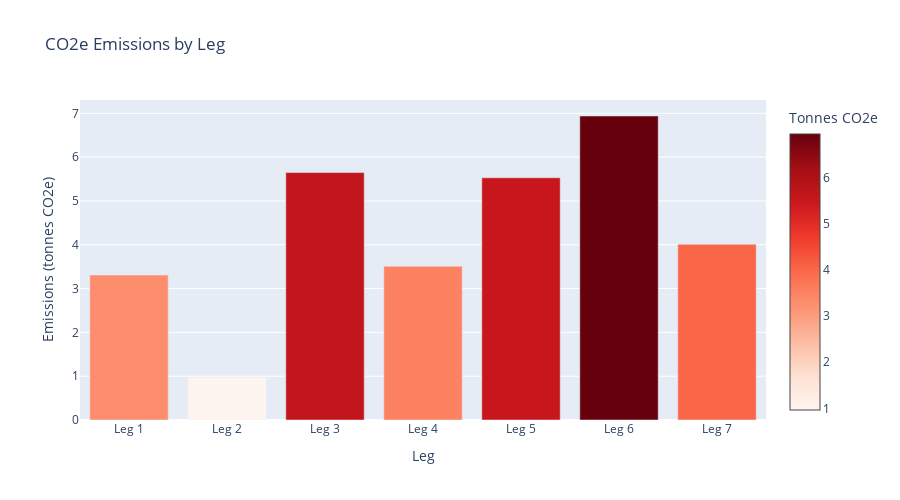

Write notebook code for a chart like this one.
### Markdown cell above
## 6. Emissions Heatmap

### Code cell
# Calculate emissions
emissions_params = DEFAULT_EMISSIONS_PARAMS
emissions_data = []

for leg in legs:
    emissions = calculate_leg_emissions(leg, params['num_trucks'], emissions_params)
    emissions_data.append(emissions.total_co2e_kg / 1000)  # Convert to tonnes

# Create heatmap-style bar chart
fig = go.Figure(data=[
    go.Bar(
        x=leg_names,
        y=emissions_data,
        marker=dict(
            color=emissions_data,
            colorscale='Reds',
            showscale=True,
            colorbar=dict(title="Tonnes CO2e")
        ),
        hovertemplate='<b>%{x}</b><br>Emissions: %{y:.2f} tonnes CO2e<extra></extra>'
    )
])

fig.update_layout(
    title='CO2e Emissions by Leg',
    xaxis_title='Leg',
    yaxis_title='Emissions (tonnes CO2e)',
    height=500,
    showlegend=False
)

fig.show()

### Figure 1 — Plotly figure (JSON) as saved in the notebook; plotly's stock layout.template omitted (floating-point values rounded to 4 significant figures)
{"data": [{"hovertemplate": "<b>%{x}</b><br>Emissions: %{y:.2f} tonnes CO2e<extra></extra>", "marker": {"color": [3.308, 0.9676, 5.647, 3.51, 5.529, 6.939, 4.009], "colorbar": {"title": {"text": "Tonnes CO2e"}}, "colorscale": [[0.0, "rgb(255,245,240)"], [0.125, "rgb(254,224,210)"], [0.25, "rgb(252,187,161)"], [0.375, "rgb(252,146,114)"], [0.5, "rgb(251,106,74)"], [0.625, "rgb(239,59,44)"], [0.75, "rgb(203,24,29)"], [0.875, "rgb(165,15,21)"], [1.0, "rgb(103,0,13)"]], "showscale": true}, "type": "bar", "x": ["Leg 1", "Leg 2", "Leg 3", "Leg 4", "Leg 5", "Leg 6", "Leg 7"], "y": [3.308, 0.9676, 5.647, 3.51, 5.529, 6.939, 4.009]}], "layout": {"height": 500, "showlegend": false, "title": {"text": "CO2e Emissions by Leg"}, "xaxis": {"title": {"text": "Leg"}}, "yaxis": {"title": {"text": "Emissions (tonnes CO2e)"}}}}
